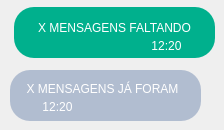
       <widget class="QWidget" name="pageMensagensSemanais_4">
        <widget class="QWidget" name="mensagemEnvSemanais_4" native="true">
         <property name="geometry">
          <rect>
           <x>14</x>
           <y>7</y>
           <width>201</width>
           <height>51</height>
          </rect>
         </property>
         <property name="styleSheet">
          <string notr="true">background-color: rgb(0, 176, 141);
border-radius:20%
</string>
         </property>
         <widget class="QLabel" name="textoHorarioSemanais1_4">
          <property name="geometry">
           <rect>
            <x>127</x>
            <y>28</y>
            <width>51</width>
            <height>21</height>
           </rect>
          </property>
          <property name="styleSheet">
           <string notr="true">font: 87 6pt &quot;Arial Black&quot;;
color: rgb(255, 255, 255);
background:none;</string>
          </property>
          <property name="text">
           <string>12:20</string>
          </property>
          <property name="alignment">
           <set>Qt::AlignCenter</set>
          </property>
         </widget>
         <widget class="QLabel" name="label_77">
          <property name="geometry">
           <rect>
            <x>170</x>
            <y>30</y>
            <width>20</width>
            <height>16</height>
           </rect>
          </property>
          <property name="styleSheet">
           <string notr="true">image: url(:/pics/20x20/cil-check.png);
background:none;</string>
          </property>
          <property name="text">
           <string/>
          </property>
          <property name="alignment">
           <set>Qt::AlignCenter</set>
          </property>
         </widget>
         <widget class="QLabel" name="textoMsgFaltandoSemanais_4">
          <property name="geometry">
           <rect>
            <x>10</x>
            <y>10</y>
            <width>181</width>
            <height>21</height>
           </rect>
          </property>
          <property name="styleSheet">
           <string notr="true">font: 87 6pt &quot;Arial Black&quot;;
color: rgb(255, 255, 255);
background:none;</string>
          </property>
          <property name="text">
           <string>X MENSAGENS FALTANDO</string>
          </property>
          <property name="alignment">
           <set>Qt::AlignCenter</set>
          </property>
         </widget>
        </widget>
        <widget class="QWidget" name="mensagemRecSemanais_4" native="true">
         <property name="geometry">
          <rect>
           <x>10</x>
           <y>70</y>
           <width>191</width>
           <height>51</height>
          </rect>
         </property>
         <property name="styleSheet">
          <string notr="true">background-color: rgb(177, 189, 208);
border-radius:20%
</string>
         </property>
         <widget class="QLabel" name="label_78">
          <property name="geometry">
           <rect>
            <x>10</x>
            <y>30</y>
            <width>20</width>
            <height>16</height>
           </rect>
          </property>
          <property name="styleSheet">
           <string notr="true">image: url(:/pics/20x20/cil-x-circle.png);
background:none;</string>
          </property>
          <property name="text">
           <string/>
          </property>
          <property name="alignment">
           <set>Qt::AlignCenter</set>
          </property>
         </widget>
         <widget class="QLabel" name="textoMsgEnviadasSemanais2_4">
          <property name="geometry">
           <rect>
            <x>22</x>
            <y>26</y>
            <width>51</width>
            <height>21</height>
           </rect>
          </property>
          <property name="styleSheet">
           <string notr="true">font: 87 6pt &quot;Arial Black&quot;;
color: rgb(255, 255, 255);
background:none;</string>
          </property>
          <property name="text">
           <string>12:20</string>
          </property>
          <property name="alignment">
           <set>Qt::AlignCenter</set>
          </property>
         </widget>
         <widget class="QLabel" name="textoMsgEnviadasSemanais_4">
          <property name="geometry">
           <rect>
            <x>2</x>
            <y>8</y>
            <width>181</width>
            <height>21</height>
           </rect>
          </property>
          <property name="styleSheet">
           <string notr="true">font: 87 6pt &quot;Arial Black&quot;;
color: rgb(255, 255, 255);
background:none;</string>
          </property>
          <property name="text">
           <string>X MENSAGENS JÁ FORAM</string>
          </property>
          <property name="alignment">
           <set>Qt::AlignCenter</set>
          </property>
         </widget>
        </widget>
       </widget>
